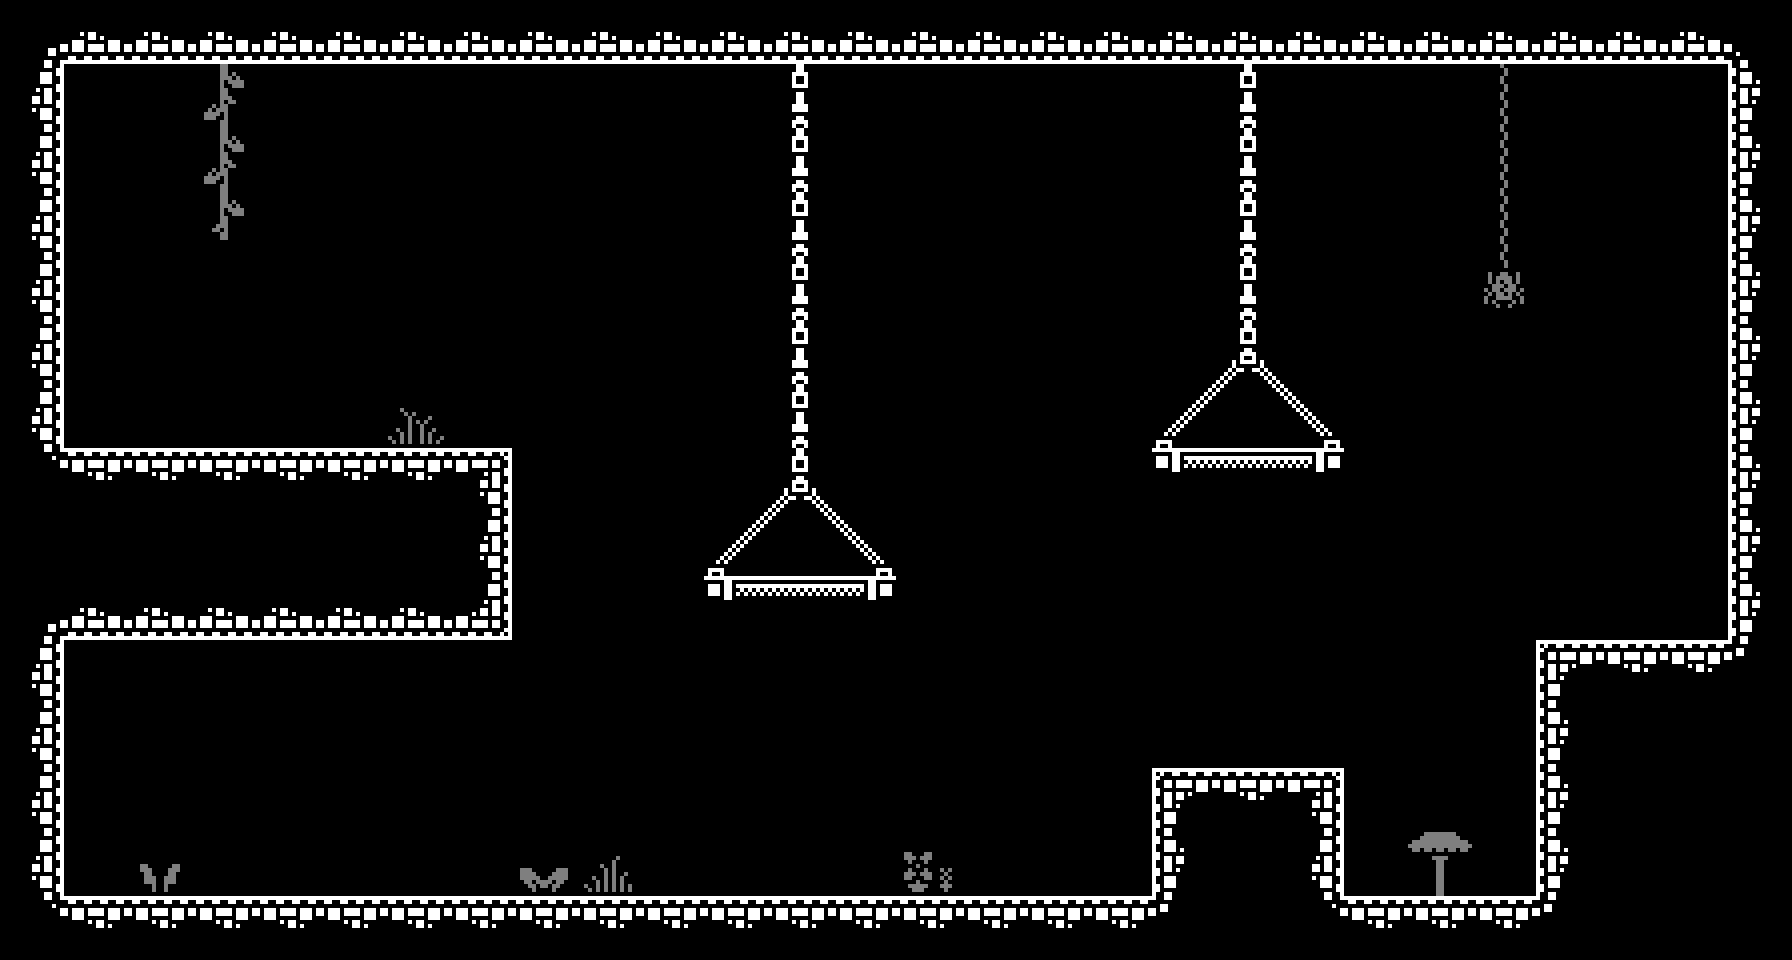

Rendered tile map (Tiled .tmx) drawn with the repository's tilesets; below, a short description and the full map source, tile grids included:
An orthogonal 28x15 tile map with 64x64 px tiles, 2 tile layers (MainLayer, Decorations) and 10 objects.

<map version="1.10" tiledversion="1.10.2" orientation="orthogonal" renderorder="right-down" width="28" height="15" tilewidth="64" tileheight="64" infinite="0" nextlayerid="5" nextobjectid="15">
 <tileset firstgid="1" source="Tileset_64x64.tsx" />
 <layer id="1" name="MainLayer" width="28" height="15">
  <properties>
   <property name="unity:SortingOrder" value="-1" />
  </properties>
  <data encoding="csv">
220,237,237,237,237,237,237,237,237,237,237,237,237,237,237,237,237,237,237,237,237,237,237,237,237,237,237,240,
218,0,0,0,0,0,0,0,0,0,0,0,5,0,0,0,0,0,0,5,0,0,0,0,0,0,0,216,
218,0,0,0,0,0,0,0,0,0,0,0,5,0,0,0,0,0,0,5,0,0,0,0,0,0,0,216,
218,0,0,0,0,0,0,0,0,0,0,0,5,0,0,0,0,0,0,5,0,0,0,0,0,0,0,216,
218,0,0,0,0,0,0,0,0,0,0,0,5,0,0,0,0,0,0,5,0,0,0,0,0,0,0,216,
218,0,0,0,0,0,0,0,0,0,0,0,5,0,0,0,0,0,0,6,0,0,0,0,0,0,0,216,
218,0,0,0,0,0,0,0,0,0,0,0,5,0,0,0,0,0,25,26,27,0,0,0,0,0,0,216,
200,197,197,197,197,197,197,198,0,0,0,0,6,0,0,0,0,0,45,46,47,0,0,0,0,0,0,216,
0,0,0,0,0,0,0,218,0,0,0,25,26,27,0,0,0,0,0,0,0,0,0,0,0,0,0,216,
220,237,237,237,237,237,237,238,0,0,0,45,46,47,0,0,0,0,0,0,0,0,0,0,0,0,0,216,
218,0,0,0,0,0,0,0,0,0,0,0,0,0,0,0,0,0,0,0,0,0,0,0,196,197,197,260,
218,0,0,0,0,0,0,0,0,0,0,0,0,0,0,0,0,0,0,0,0,0,0,0,216,0,0,0,
218,0,0,0,0,0,0,0,0,0,0,0,0,0,0,0,0,0,196,197,198,0,0,0,216,0,0,0,
218,0,0,0,0,0,0,0,0,0,0,0,0,0,0,0,0,0,216,0,218,0,0,0,216,0,0,0,
200,197,197,197,197,197,197,197,197,197,197,197,197,197,197,197,197,197,260,0,200,197,197,197,260,0,0,0
</data>
 </layer>
 <layer id="3" name="Decorations" width="28" height="15" opacity="0.5">
  <properties>
   <property name="name" value="decorations" />
   <property name="unity:SortingOrder" value="-2" />
  </properties>
  <data encoding="csv">
0,0,0,0,0,0,0,0,0,0,0,0,0,0,0,0,0,0,0,0,0,0,0,0,0,0,0,0,
0,0,0,20,0,0,0,0,0,0,0,0,0,0,0,0,0,0,0,0,0,0,0,326,0,0,0,0,
0,0,0,20,0,0,0,0,0,0,0,0,0,0,0,0,0,0,0,0,0,0,0,326,0,0,0,0,
0,0,0,40,0,0,0,0,0,0,0,0,0,0,0,0,0,0,0,0,0,0,0,326,0,0,0,0,
0,0,0,0,0,0,0,0,0,0,0,0,0,0,0,0,0,0,0,0,0,0,0,346,0,0,0,0,
0,0,0,0,0,0,0,0,0,0,0,0,0,0,0,0,0,0,0,0,0,0,0,0,0,0,0,0,
0,0,0,0,0,0,19,0,0,0,0,0,0,0,0,0,0,0,0,0,0,0,0,0,0,0,0,0,
0,0,0,0,0,0,0,0,0,0,0,0,0,0,0,0,0,0,0,0,0,0,0,0,0,0,0,0,
0,0,0,0,0,0,0,0,0,0,0,0,0,0,0,0,0,0,0,0,0,0,0,0,0,0,0,0,
0,0,0,0,0,0,0,0,0,0,0,0,0,0,0,0,0,0,0,0,0,0,0,0,0,0,0,0,
0,0,0,0,0,0,0,0,0,0,0,0,0,0,0,0,0,0,0,0,0,0,0,0,0,0,0,0,
0,0,0,0,0,0,0,0,0,0,0,0,0,0,0,0,0,0,0,0,0,0,0,0,0,0,0,0,
0,0,0,0,0,0,0,0,0,0,0,0,0,0,0,0,0,0,0,0,0,0,0,0,0,0,0,0,
0,0,37,0,0,0,0,0,38,39,0,0,0,0,18,0,0,0,0,0,0,0,54,0,0,0,0,0,
0,0,0,0,0,0,0,0,0,0,0,0,0,0,0,0,0,0,0,0,0,0,0,0,0,0,0,0
</data>
 </layer>
 <objectgroup color="#00ff00" id="2" name="Colliders">
  <object id="1" x="64" y="448" width="448" height="192" />
  <object id="2" x="0" y="0" width="64" height="960" />
  <object id="3" x="64" y="896" width="1088" height="64" />
  <object id="4" x="1152" y="768" width="192" height="192" />
  <object id="5" x="1344" y="896" width="192" height="64" />
  <object id="6" x="1536" y="640" width="256" height="320" />
  <object id="7" x="1728" y="0" width="64" height="640" />
  <object id="8" x="64" y="0" width="1664" height="64" />
 </objectgroup>
 <objectgroup color="#0000ff" id="4" name="JumpThrough">
  <object id="13" x="704" y="576" width="192" />
  <object id="14" x="1152" y="448" width="192" />
 </objectgroup>
</map>
